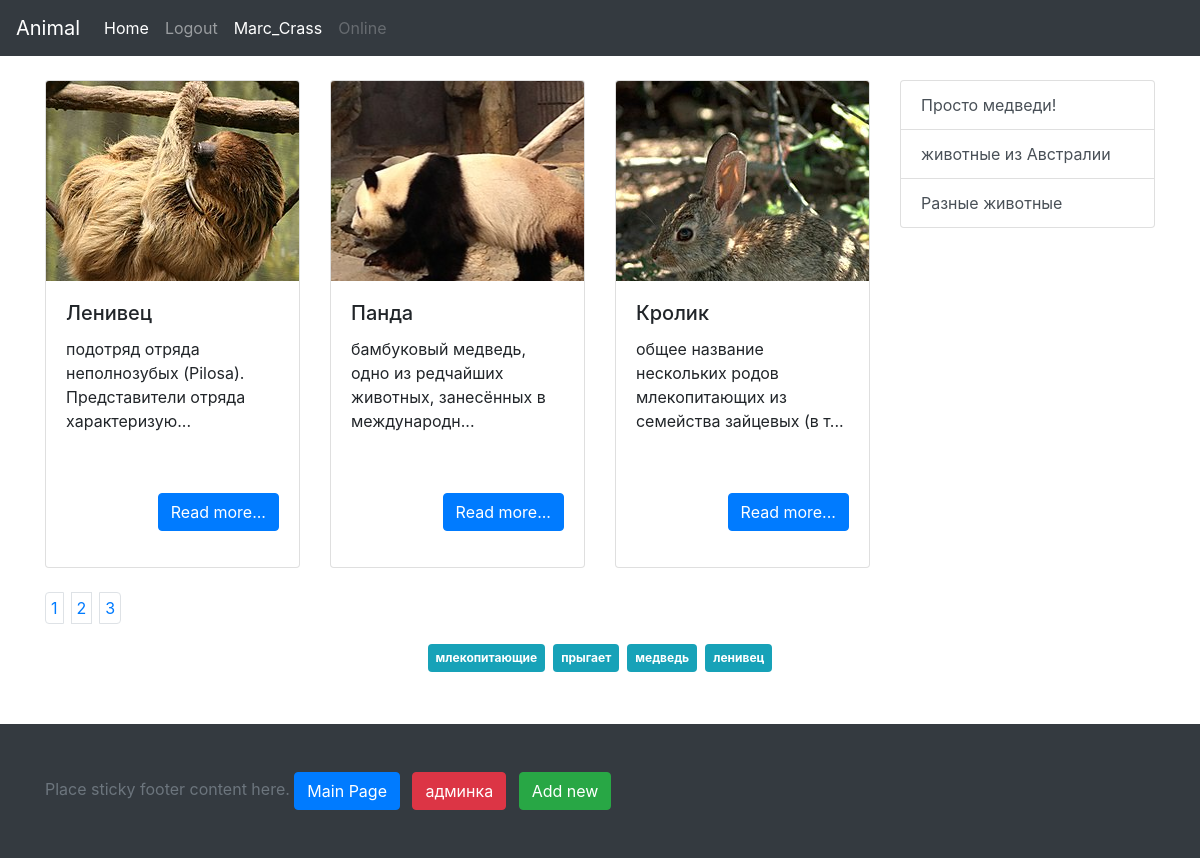
The page / (signed in) on the database its author committed.
### tables this page shows
CREATE TABLE `info` (
  `id` int(11) NOT NULL,
  `title` varchar(255) NOT NULL,
  `category` int(11) NOT NULL,
  `descr_min` text NOT NULL,
  `description` text NOT NULL,
  `image` varchar(500) DEFAULT NULL
);

CREATE TABLE `category` (
  `id` int(11) NOT NULL,
  `category` varchar(255) NOT NULL,
  `slug` varchar(255) NOT NULL,
  `image` text NOT NULL,
  `description` text NOT NULL
);

### core/function.php (called while the page is built, shortened)
<?php
function selectMain($conn){
    $offset = 0;
    $sql = "SELECT * FROM info ORDER BY id DESC LIMIT 3 OFFSET ".$offset*3;
    $result = mysqli_query($conn, $sql);
    $a = array();
    if (mysqli_num_rows($result) > 0) {
        while($row = mysqli_fetch_assoc($result)) {
            $a[] = $row;
        }
    }
    return $a;
}
function paginationCount($conn){
    $sql = "SELECT * FROM info";
    $result = mysqli_query($conn, $sql);
    $result = mysqli_num_rows($result);
    return ceil($result/3);
}
function getAllTags($conn){
    $sql = "SELECT DISTINCT(tag) FROM tag";
    $result = mysqli_query($conn, $sql);
    $a = array();
    if (mysqli_num_rows($result) > 0) {
        while($row = mysqli_fetch_assoc($result)) {
            $a[] = $row['tag'];
        }
    }
    return $a;
}
function getAllCatInfo($conn){
    $sql = "SELECT * FROM category";
    $result = mysqli_query($conn, $sql);
    $a = array();
    if (mysqli_num_rows($result) > 0) {
        while($row = mysqli_fetch_assoc($result)) {
            $a[] = $row;
        }
    }
    return $a;
}
?>

### template/include.php (called while the page is built, shortened)
<?php
	require_once 'core/function.php';
	$conn = connect();
	$cat = getAllCatInfo($conn);
?>

### main.php (the view, shortened to what this page needs)
<?php require_once 'template/include.php'; ?>
<?php
require_once('template/header.php');
$data = selectMain($conn);
$countPage = paginationCount($conn);
$tag = getAllTags($conn);
?>
<div class="container">
    <div class="row">
        <div class="col-lg-9">
            <div class="row">
                <?php
                $out = '';
                for ($i=0; $i < count($data); $i++){
                $data_short = mb_strimwidth($data[$i]['descr_min'], 0, 75, '...');
                $out .='<div class="col-lg-4 col-md-6">';
                    $out .='<div class="card">';
                        $out .="<div style='background-image: url(/images/{$data[$i]['image']});' class='card-img-top'></div>";
                        $out .='<div class="card-body">';
                            $out .="<h5 class='card-title'>{$data[$i]['title']}</h5>";
                            $out .="<p class='card-text'>{$data_short}</p>";
                            $out .='<p class="text-right"><a href="/article/'.$data[$i]['id'].'" class="btn btn-primary">Read more...</a></p>';
                        $out .='</div>';
                    $out .='</div>';
                $out .='</div>';
                }
                echo $out;
                ?>
            </div>
        </div>
        <div class="col-lg-3">
            <?php require_once('template/nav.php') ?>
        </div>
    </div>
    <div class="row">
        <div class="col-lg-12 text-center">
            <nav class="mt-4">
                <ul class="pagination">
                    <?php
                    for ($i=0; $i < $countPage; $i++){
                    $j = $i+1;
                        echo "<li class='page-item'><a href='/index.php?page={$i}' style='padding: 5px;' class='page-link mr-2'>{$j}</a></li>";
                    }
                    ?>
                </ul>
            </nav>
        </div>
    </div>
    <div class="row">
        <div class="col-lg-12 text-center">
            <?php
            for ($i=0; $i < count($tag); $i++){
                echo "<a href='/tag.php?tag={$tag[$i]}' style='padding: 5px;' class='badge badge-info p-2 m-1'>{$tag[$i]}</a>";
            }
            ?>
        </div>
    </div>
</div>
<?php require_once('template/footer.php');?>

### template/nav.php
<?php
    $out = '<div class="list-group">';
    for ($i=0; $i < count($cat); $i++){
        $out .='<a class="list-group-item list-group-item-action" href="/cat/'.$cat[$i]['id'].'">';
        $out .= $cat[$i]['description'].'</a>';
    }
    echo $out;
    echo '</div>';
?>

### css/style.css (style rules this page uses)
html, body { height: 100%; }
.card-img-top { width: 100%; height: 200px; background-position: center top; background-repeat: no-repeat; }
.card-text { height: 140px; }

### rows shown on the page
info: image (picture), title "Ленивец", descr_min "подотряд отряда неполнозубых (Pilosa). Представители отряда характеризую..."
info: image (picture), title "Панда", descr_min "бамбуковый медведь, одно из редчайших животных, занесённых в международн..."
info: image (picture), title "Кролик", descr_min "общее название нескольких родов млекопитающих из семейства зайцевых (в т..."
category: description "Просто медведи!"
category: description "животные из Австралии"
category: description "Разные животные"

### other values the page prints
$user_login->{'login'} "Marc_Crass"
$j "1"
$j "2"
$j "3"
$tag[$i] "млекопитающие"
$tag[$i] "прыгает"
$tag[$i] "медведь"
$tag[$i] "ленивец"
